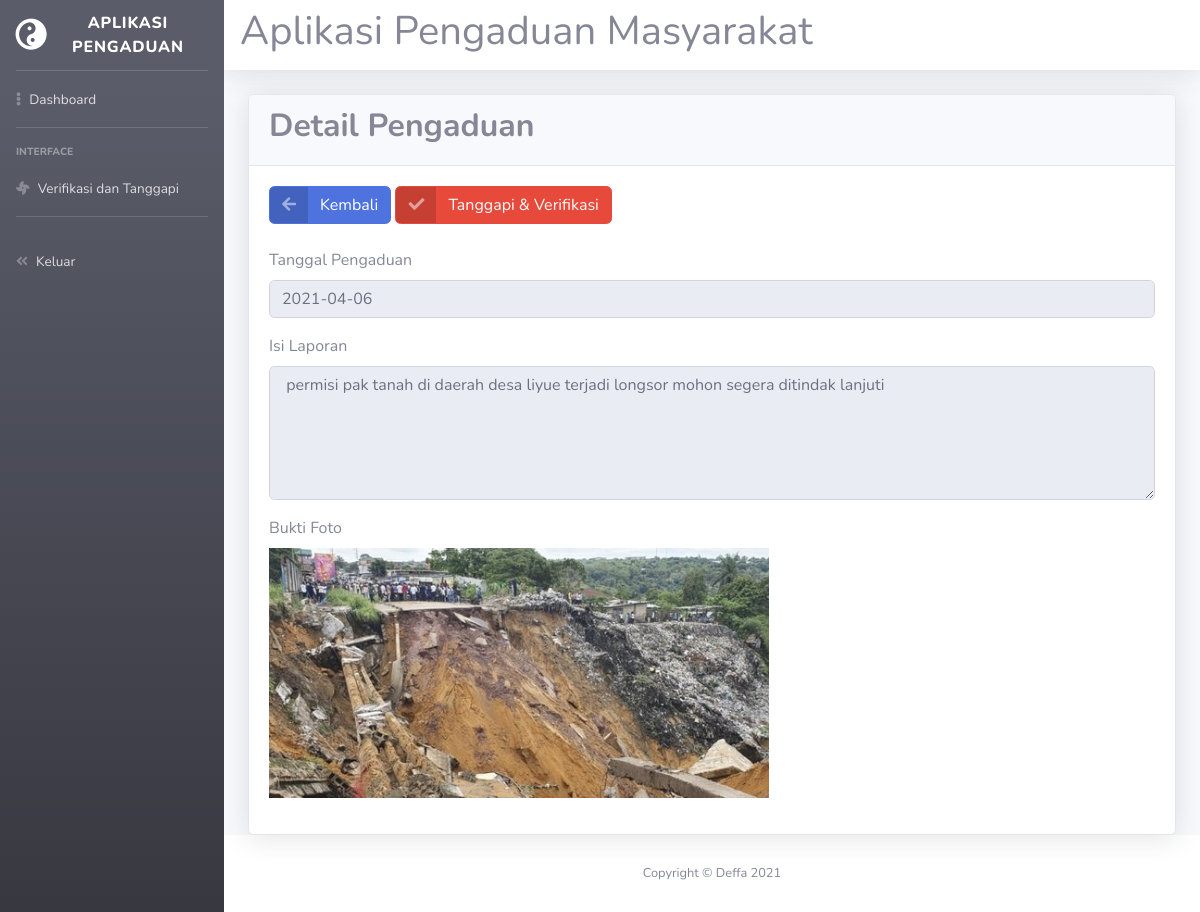
Screenshot of /petugas/petugas.php?url=detail_pengaduan&id=13 (signed in) with the database file from the repository.
### tables this page shows
CREATE TABLE `pengaduan` (
  `id_pengaduan` int(11) NOT NULL,
  `tgl_pengaduan` date NOT NULL,
  `nik` varchar(16) NOT NULL,
  `nama` varchar(35) NOT NULL,
  `isi_laporan` text NOT NULL,
  `foto` varchar(255) NOT NULL,
  `status` enum('0','proses','selesai') NOT NULL
);

### petugas/detail_pengaduan.php (the view, shortened to what this page needs)
<!DOCTYPE html>
<html lang="en">
<head>
  <link href="../vendor/fontawesome-free/css/all.min.css" rel="stylesheet" type="text/css">
  <link href="../css/sb-admin-2.min.css" rel="stylesheet">
</head>
<body id="page-top">
<div class="card shadow">
  <div class="card-header">
    <h2><b>Detail Pengaduan</b></h2>
  </div>
  <?php
      require '../koneksi.php';
      $sql=mysqli_query($con,"select * from pengaduan where id_pengaduan='$_GET[id]'");
      $data=mysqli_fetch_array($sql);
      if ($sql)
      {
        ?>
  <div class="card-body">
  <div class="form group cols-sm-6">
    <a href="?url=verifikasi_pengaduan" class="btn btn-primary btn-icon-split">
    <span class="icon text-white-50">
    <i class="fas fa-arrow-left"></i>
    </span>
    <span class="text">Kembali</span>
  </a>
      <a href="proses.php?id=<?php echo $data['id_pengaduan']; ?>" class="btn btn-danger btn-icon-split" onclick="return confirm('yakin akan diproses?')">
    <span class="icon text-white-50">
    <i class="fas fa-check"></i>
    </span>
    <span class="text">Tanggapi & Verifikasi</span>
  </a>
</div>
    <form action="" method="post" class="form-horizontal" enctype="multipart/form-data">
        <br>
      <div class="form-group cols-sm-6">
        <label>Tanggal Pengaduan</label>
        <input type="text" name="tgl_pengaduan" value="<?php echo $data['tgl_pengaduan']; ?>" class="form-control" readonly></div>
        <div class="form-group cols-sm-6">
        <label>Isi Laporan</label>
        <textarea class="form-control" rows="5" name="isi_laporan" readonly="">
 <?php echo $data['isi_laporan']; ?>
        </textarea>
      </div>
       <div class="form-group cols-sm-6">
        <label>Bukti Foto</label>
        <div>
        <img src="../foto/<?php echo $data['foto']; ?>" width=500>
      </div>
      </div>
      <?php } ?>
    </form>
  </div>
</div>
</body>
</html>

### rows the page displays
pengaduan: tgl_pengaduan "2021-04-06", isi_laporan "permisi pak tanah di daerah desa liyue terjadi longsor mohon segera ditindak lanjuti", foto (picture)
